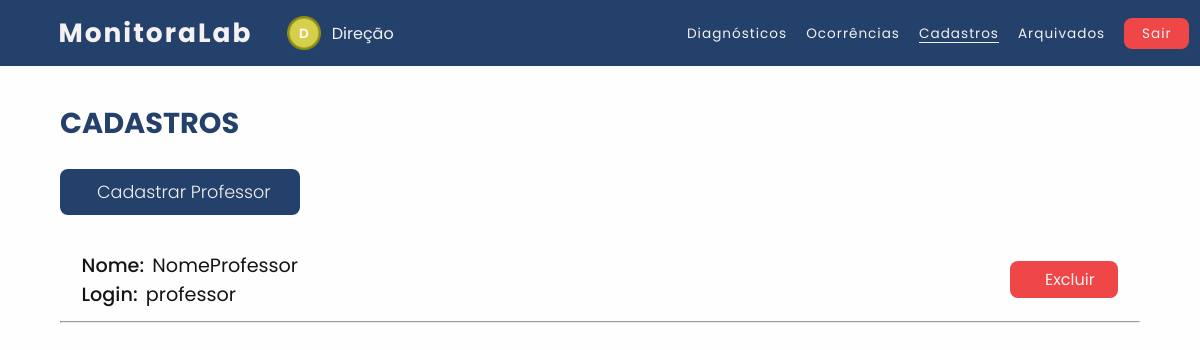
/usuarios/diretoria/professores-cadastrados.php (signed in), run on an earlier commit of the app's database.
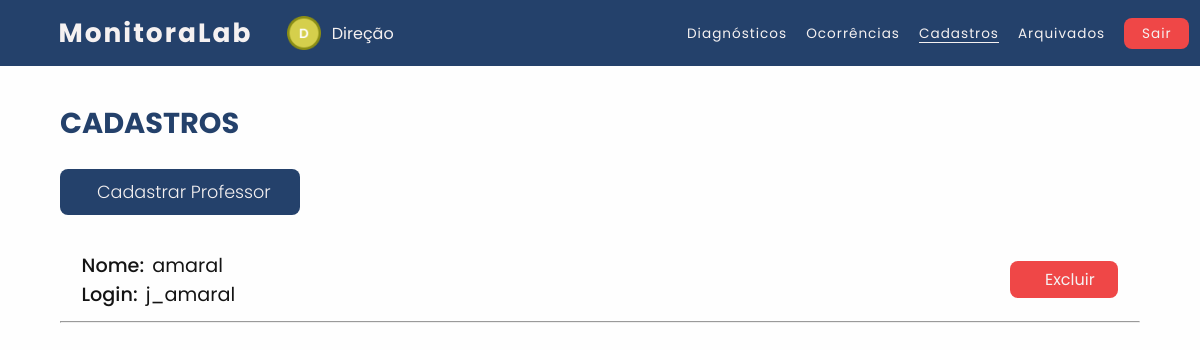
And on a later commit of the database.
### tables this page shows
CREATE TABLE `professor` (
  `Login` varchar(30) NOT NULL,
  `Nome` varchar(30) NOT NULL,
  `Senha` varchar(30) NOT NULL,
  `Login_Direcao` varchar(30) DEFAULT NULL
);

### usuarios/diretoria/professores-cadastrados.php (the view, shortened to what this page needs)
<?php
   $conexao = ConectarBanco();
   $sql_query = $conexao->query("SELECT `Login`, `Nome` FROM `professor`") or die ($conexao->error);
?>
<!DOCTYPE html>
<html lang="pt-br">
<head>
    <link rel="stylesheet" type="text/css" href="../../css/navbar.css"><link rel="preconnect" href="https://fonts.googleapis.com">
    <link rel="stylesheet" type="text/css" href="../../css/cadastros.css"><link rel="preconnect" href="https://fonts.googleapis.com">
    <link rel="stylesheet" href="../../css/fonte-alert.css">
    <link rel="stylesheet" type="text/css" href="../../css/icone-tema.css">
</head>
<body id="body">
    <nav>
        <h1 class="logo">MonitoraLab</h1>
        <img src="../../icons/icone-direcao.png" class="icone-usuario">
        <div class="usuario">Direção</div>
        <ul>
            <li><a class="nav-li" href="inicio.php">Diagnósticos</a></li>
            <li><a class="nav-li" href="ocorrencias.php">Ocorrências</a></li>
            <li><a class="active" href="">Cadastros</a></li>
            <li><a class="nav-li" href="ocorrencias-arquivadas.php?problema=&data=&lab=">Arquivados</a></li>
            <li><a class="Btn-Sair" onclick="Sair()" style="cursor: pointer;">Sair</a> </li>
        </ul>
    </nav>
    <h1 class="titulo">CADASTROS</h1>
    <a href="cadastrar-professor.php" class="Cadastrar">
        <div class="Btn-Cadastrar">Cadastrar Professor</div>
    </a>
    <?php
        while ($professor = $sql_query->fetch_assoc())
        {
    ?>
    <div class="cadastrados">
        <div class="caixa-1">
            <div class="dados">
                <div class="nome">
                    <p class="sub-titulos">Nome:</p>
                    <div class="nome-usu">
                        <?php echo $professor['Nome']; ?>
                    </div>
                </div>
                <div class="login">
                    <p class="sub-titulos">Login:</p>
                    <div class="login-usu">
                        <?php echo $professor['Login']; ?>
                    </div>
                </div>
            </div>
            <a href="#" class="Btn-Excluir" onclick="ExcluirUsuario(this)" var-login="<?php echo
                $professor['Login']; ?>" style="cursor: pointer;">
                 Excluir</a>
        </div>
        <hr>
    </div>
    <?php
        }
    ?>
    </body>
</html>

### css/navbar.css (style rules this page uses)
nav { background-color: var(--azul-1); color: var(--branco-1); padding: 1.1% 2%; display: flex; align-items: center; }
.logo { font-family: 'Poppins', sans-serif; font-size: 165%; font-weight: bold; letter-spacing: 2px; margin-left: 2%; }
.icone-usuario { margin-left: 3%; margin-right: 0.4%; width: 3%; }
.usuario { font-family: 'Poppins', sans-serif; font-size: 100%; margin-left: 0.5%; }
nav ul { position: absolute; margin-left: 54%; }
nav ul li { display: inline-block; line-height: 80%; margin-left: 15px; }
nav ul li a { color: var(--branco-1); font-family: 'Poppins', sans-serif; font-size: 85%; letter-spacing: 1px; line-height: 20%; position: relative; font-weight: 400; }
.nav-li::after { content: " "; width: 0%; height: 1px; background-color: var(--branco-1); position: absolute; bottom: 0; left: 0; transition: 0.2s ease-in-out; }
.active::after { content: " "; width: 100%; height: 1px; background-color: var(--branco-1); position: absolute; bottom: 0; left: 0; }
.Btn-Sair { background-color: var(--vermelho-1); padding: 20% 60%; border-radius: 8px; }

### css/cadastros.css (style rules this page uses)
html { min-height: 100vh; }
* { margin: 0; padding: 0; text-decoration: none; list-style: none; }
body { background: var(--fundo); }
.titulo { font-family: 'Poppins', sans-serif; color: var(--h2); margin: 3% 0 2% 5%; font-size: 180%; }
a.Cadastrar { display: flex; align-items: center; font-family: 'Poppins', sans-serif; background-color: var(--azul-1); color: var(--branco-1); padding: 0.8% 2%; margin: 2% 5% 3% 5%; border-radius: 8px; width: 16%; cursor: pointer; text-align: center; justify-content: center; }
.Btn-Cadastrar { font-size: 110%; font-weight: 300; margin-left: 4%; }
.caixa-1 { margin: 1% 5%; display: flex; justify-content: space-between; }
.dados { font-family: 'Poppins', sans-serif; width: 76%; margin-left: 2%; }
.sub-titulos { font-weight: 500; font-size: 120%; color: var(--titulo-dados); }
.nome { display: flex; }
.nome-usu { font-size: 120%; margin-left: 1%; color: var(--dados); }
.login { display: flex; color: var(--dados); }
.login-usu { font-size: 120%; margin-left: 1%; color: var(--dados); }
hr { margin: 0 5%; }
.Btn-Excluir { background-color: var(--vermelho-1); color: var(--branco-1); font-family: 'Poppins', sans-serif; border-radius: 8px; float: right; cursor: pointer; width: 10%; margin: 1% 2%; display: flex; align-items: center; justify-content: center; }

### css/cores.css (style rules this page uses)
.tema-claro, :root { --azul-1: #24416B; --azul-2:#5E93E0; --branco-1: #f5f1f1; --vermelho-1: #EF4747; --vermelho-2: #d83b3b; --amarelo-1:#DDD73C; --preto-1: #000000; --cinza-1: #939393; --cinza-2: #7d7d7d4c; --cinza-3: #7d7d7d; --cinza-4: #4e4e4eb4; --preto-2: #0000001c; --preto-3: #141414; --icone: #fefefe; --fundo: #fefefe; --fundo-botao: #24416B; --h2: #24416B; --titulo-dados: #141414; --voltar: #090808; --titulo: #24416B; --dados: #141414; --ver-diag: #24416B; --caixa: #fefefe; --borda-caixa: #4e4e4eb4; --sombra: #0000001c; --texto-branco:#fefefe; --txt: #4e4e4eb4; --txt-hover: #7d7d7d4c; --miniatura:#4e4e4eb4; }
.tema-escuro, :root { --icone: #fefefe; --fundo: #091932; --fundo-botao: #091932; --h2: #fefefe; --titulo-dados: #e9e5e5; --voltar: #fefefe; --titulo: #fefefe; --dados: #fefefe; --ver-diag: #bdbdbd; --caixa: #24416B; --borda-caixa:#fefefe; --sombra: #fefefe14; --texto-branco:#fefefe; --txt: #4e4e4eb4; --miniatura: #fefefe; }

### usuarios/diretoria/professores-cadastrados.php (style rules this page uses)
body { visibility: hidden; }

What changed in the data, as far as the page shows it:
removed professor: Nome "NomeProfessor", Login "professor"
added professor: Nome "amaral", Login "j_amaral"
